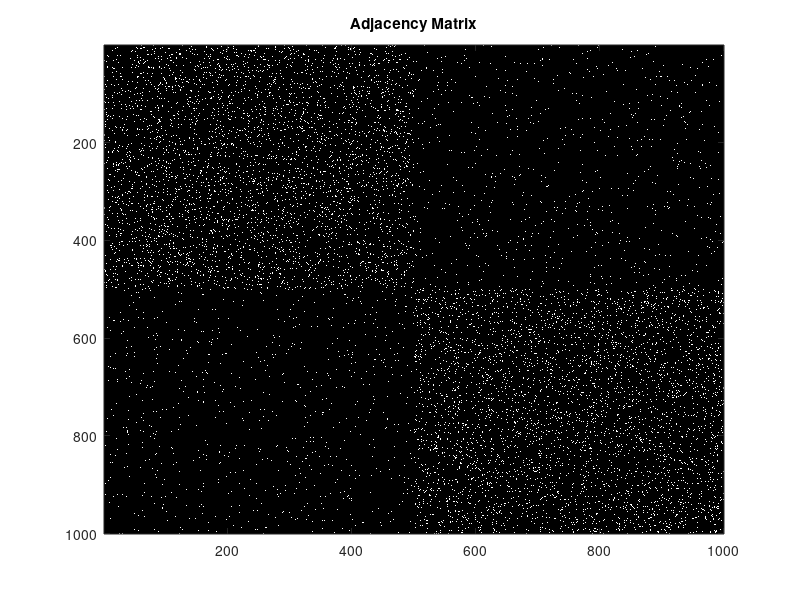
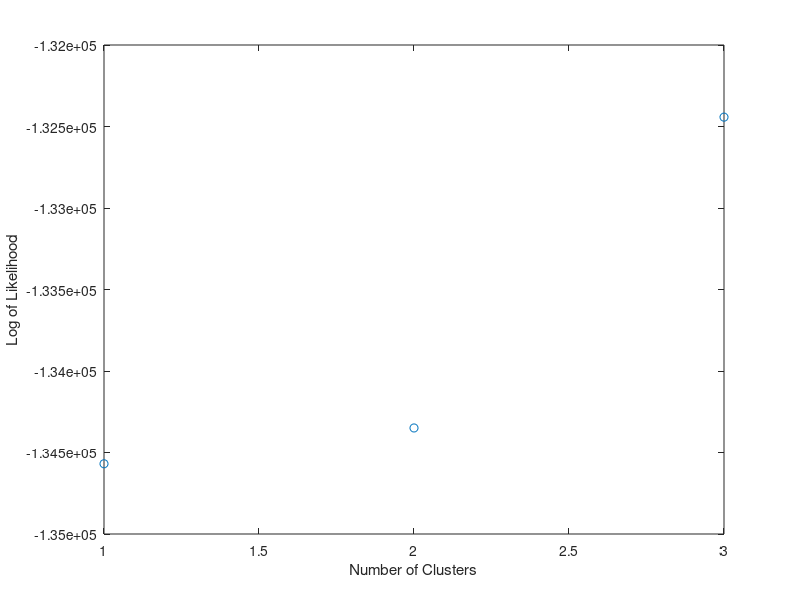

MATLAB code to generate these figures, in order:
n_a = 500;
n_b = 500;
p_aa = 0.05;
p_ab = 0.01;
p_bb = 0.05;

y = zeros(n_a+n_b);

% SBM
y(1:n_a,1:n_a) = rand(n_a)<p_aa;
y(n_a+1:n_b+n_a,n_a+1:n_b+n_a) = rand(n_b)<p_bb;
y(1:n_a,n_a+1:n_b+n_a) = rand(n_a,n_b)<p_ab;
y(n_a+1:n_b+n_a,1:n_a) = y(1:n_a,n_a+1:n_b+n_a);


% 1 cluster
[lhood_1,val_1] = fmincon(@(p) -sum(sum(y*log(p)+(1-y)*log(1-p))),0.01,...
    [],[],[],[],0,1)

% 2 cluster
y_2 = kmeans(y,2);
b_11 = y(y_2==1,y_2==1);
b_22 = y(y_2==2,y_2==2);
b_12 = y(y_2==1,y_2==2);
[lhood_2,val_2] = fmincon(@(p) -sum(sum(b_11*log(p(1))+(1-b_11)*log(1-p(1))))-...
    sum(sum(b_22*log(p(2))+(1-b_22)*log(1-p(2))))-...
    sum(sum(b_12*log(p(3))+(1-b_12)*log(1-p(3))))...
    ,[0.01 0.01 0.001],[],[],[],[],[0 0 0],[1 1 1])

% 3 clusters
y_3 = kmeans(y,3);
c_11 = y(y_3==1,y_3==1);
c_22 = y(y_3==2,y_3==2);
c_33 = y(y_3==3,y_3==3);
c_12 = y(y_3==1,y_3==2);
c_13 = y(y_3==1,y_3==3);
c_23 = y(y_3==2,y_3==3);
[lhood_3,val_3] = fmincon(@(p) -sum(sum(c_11*log(p(1))+(1-c_11)*log(1-p(1))))-...
    sum(sum(c_22*log(p(2))+(1-c_22)*log(1-p(2))))-...
    sum(sum(c_33*log(p(3))+(1-c_33)*log(1-p(3))))-...
    sum(sum(c_12*log(p(4))+(1-c_12)*log(1-p(4))))-...
    sum(sum(c_13*log(p(5))+(1-c_13)*log(1-p(5))))-...
    sum(sum(c_23*log(p(6))+(1-c_23)*log(1-p(6))))...
    ,[0.01 0.01 0.01 0.001 0.001 0.001],[],[],[],[],[0 0 0 0 0 0],[1 1 1 1 1 1])

% Figure 1
figure(1)
imagesc(y);
colormap(gray);
title('Adjacency Matrix');

% Figure 2
figure(2)
plot(1:3,-[val_1 val_2 val_3], 'o');
xlabel('Number of Clusters');
ylabel('Log of Likelihood');
colormap(gray);